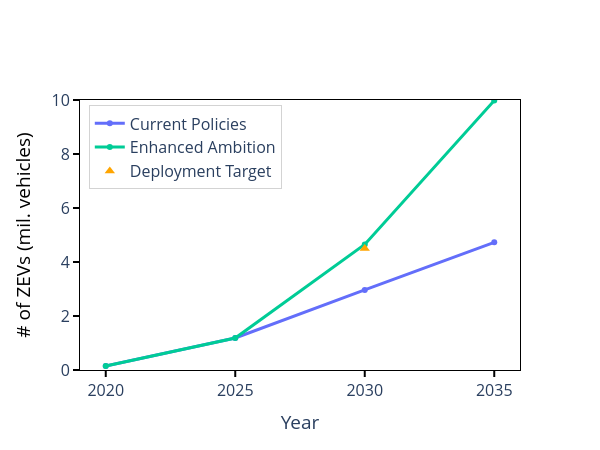

Notebook code cell kept with this figure:
### Code cell
# Plotly Figure 생성
fig = go.Figure()

# 시나리오별 꺾은선 그래프 추가
scenarios = list(set(dfVeh["scenario"]))
colors = {"Current-Policies-Med": "#636EFA", "Enhanced-Ambition-Med": "#00CC96"}
names = {"Current-Policies-Med": "Current Policies", "Enhanced-Ambition-Med": "Enhanced Ambition"}

for scenario in scenarios:

    mask = [s == scenario for s in dfVeh["scenario"]]
    fig.add_trace(go.Scatter(
        x=[y for y, m in zip(dfVeh["Year"], mask) if m],
        y=[v for v, m in zip(dfVeh["# Vehicles"], mask) if m],
        mode='lines+markers',
        name=names[scenario],
        line=dict(color=colors[scenario], width=3)
    ))

# base_layout 스타일 적용 (단일 y축 버전)
fig.update_layout(
    legend=dict(
        x=0.5, y=-0.2, xanchor="center", orientation="h"
    ),
    plot_bgcolor="white",
    paper_bgcolor="white",
    height=450,
    width=600,
    font=dict(size=16),
    barmode="group",
    xaxis=dict(
        title="Year",
        showticklabels=True,
        ticks="outside",
        ticklen=6, tickwidth=2, tickcolor="black",
        showline=True, linecolor="black", linewidth=1,
        mirror=True,
        # tickformat=",",
    ),
    yaxis=dict(
        title=dict(text="Number of ZEVs", font=dict(color="black")),
        showticklabels=True,
        ticks="outside",
        ticklen=6, tickwidth=2, tickcolor="black",
        showline=True, linecolor="black", linewidth=1,
        mirror=True
    )
)

fig.update_layout(
    yaxis=dict(
        title=dict(text="# of ZEVs (mil. vehicles)", font=dict(color="black")),
        range=[0, 10],  # <- yaxis1 범위 지정
        showticklabels=True,
        tickformat=",",
    ),

    legend=dict(
        x=0.02,       # 왼쪽 여백 (0=완전 왼쪽)
        y=0.98,       # 위쪽 여백 (1=완전 위)
        xanchor="left",
        yanchor="top",
        bgcolor="rgba(255,255,255,0.6)",
        bordercolor="lightgray",
        borderwidth=1,
        orientation="v"  # 세로 정렬
    )
)

# 기존 꺾은선 그래프 코드 이후에 추가
fig.add_trace(go.Scatter(
    x=[2030],
    y=[4.5],
    mode='markers',
    name="Deployment Target",
    marker=dict(symbol='triangle-up', size=9, color='orange'),
))

pio.write_image(fig, "./fig/veh.png", width=620, height=460, scale=2)
fig.show()

### Figure 1 — Plotly figure (JSON) as saved in the notebook; plotly's stock layout.template omitted (floating-point values rounded to 4 significant figures)
{"data": [{"line": {"color": "#636EFA", "width": 3}, "mode": "lines+markers", "name": "Current Policies", "type": "scatter", "x": [2020, 2025, 2030, 2035], "y": [0.1459, 1.185, 2.965, 4.729]}, {"line": {"color": "#00CC96", "width": 3}, "mode": "lines+markers", "name": "Enhanced Ambition", "type": "scatter", "x": [2020, 2025, 2030, 2035], "y": [0.1459, 1.185, 4.649, 9.978]}, {"marker": {"color": "orange", "size": 9, "symbol": "triangle-up"}, "mode": "markers", "name": "Deployment Target", "type": "scatter", "x": [2030], "y": [4.5]}], "layout": {"barmode": "group", "font": {"size": 16}, "height": 450, "legend": {"bgcolor": "rgba(255,255,255,0.6)", "bordercolor": "lightgray", "borderwidth": 1, "orientation": "v", "x": 0.02, "xanchor": "left", "y": 0.98, "yanchor": "top"}, "paper_bgcolor": "white", "plot_bgcolor": "white", "width": 600, "xaxis": {"linecolor": "black", "linewidth": 1, "mirror": true, "showline": true, "showticklabels": true, "tickcolor": "black", "ticklen": 6, "ticks": "outside", "tickwidth": 2, "title": {"text": "Year"}}, "yaxis": {"linecolor": "black", "linewidth": 1, "mirror": true, "range": [0, 10], "showline": true, "showticklabels": true, "tickcolor": "black", "tickformat": ",", "ticklen": 6, "ticks": "outside", "tickwidth": 2, "title": {"font": {"color": "black"}, "text": "# of ZEVs (mil. vehicles)"}}}}
